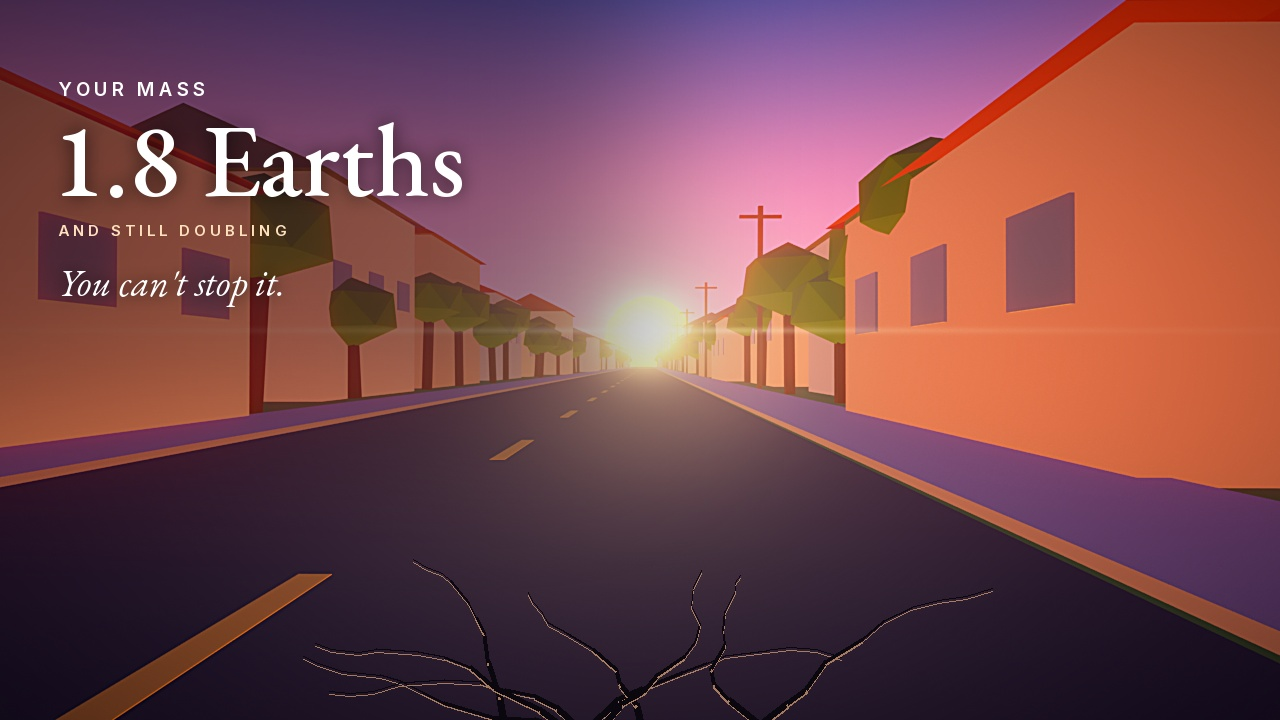
#> input picture videos/heavier/thumbnail.jpg, 1280 x 720 px
$ python -i thumbgrade.py   (imports and definitions only)
#> lines starting #> are read from the running program, lines starting #| are printed output that depends on the picture
#> further down, picture is the input picture: PIL image 1280x720 RGB; mean R, G, B 119.1, 71.4, 77.2
"""Shared 'glossy' grade for thumbnails: deep blacks, S-curve contrast, saturation, a blown-out light source
with bloom + glare, vignette and a light sharpen. Turns a flat low-poly render into a punchy, lit-looking frame.
grade(im, light=(x, y) or None, glow_color=(r, g, b)) -> RGBA image"""
import numpy as np
from PIL import Image, ImageFilter


def grade(im, light=None, glow_color=(255, 214, 160), strength=1.0):
#> called with glow_color = (255, 214, 160), strength = 1
    im = im.convert("RGB"); W, H = im.size
#> after `W, H = im.size`: W = 1280; H = 720
    a = np.asarray(im).astype(np.float32) / 255.0
    # 1. crush blacks a bit + filmic S-curve
    a = np.clip((a - 0.04) / 0.96, 0, 1)
    a = a * a * (3 - 2 * a) * 0.55 + a * 0.45
    # 2. saturation (luma-preserving)
    l = (a @ np.array([0.2126, 0.7152, 0.0722], np.float32))[..., None]
    a = np.clip(l + (a - l) * (1 + 0.25 * strength), 0, 1)
    out = Image.fromarray((a * 255).astype(np.uint8))
    # 3. bloom from highlights
    hi = np.clip((a - 0.72) / 0.28, 0, 1) ** 1.5
    hl = Image.fromarray((hi * 255).astype(np.uint8))
    bloom = np.zeros_like(a)
    for r, w in ((8, 0.6), (30, 0.6), (90, 0.5)):
        bloom += np.asarray(hl.filter(ImageFilter.GaussianBlur(r))).astype(np.float32) / 255.0 * w
    a = np.asarray(out).astype(np.float32) / 255.0
    a = 1 - (1 - a) * (1 - np.clip(bloom * 0.8 * strength, 0, 1))      # screen blend
    # 4. glare from the light source: hot core + wide warm halo
    yy, xx = np.mgrid[0:H, 0:W].astype(np.float32)
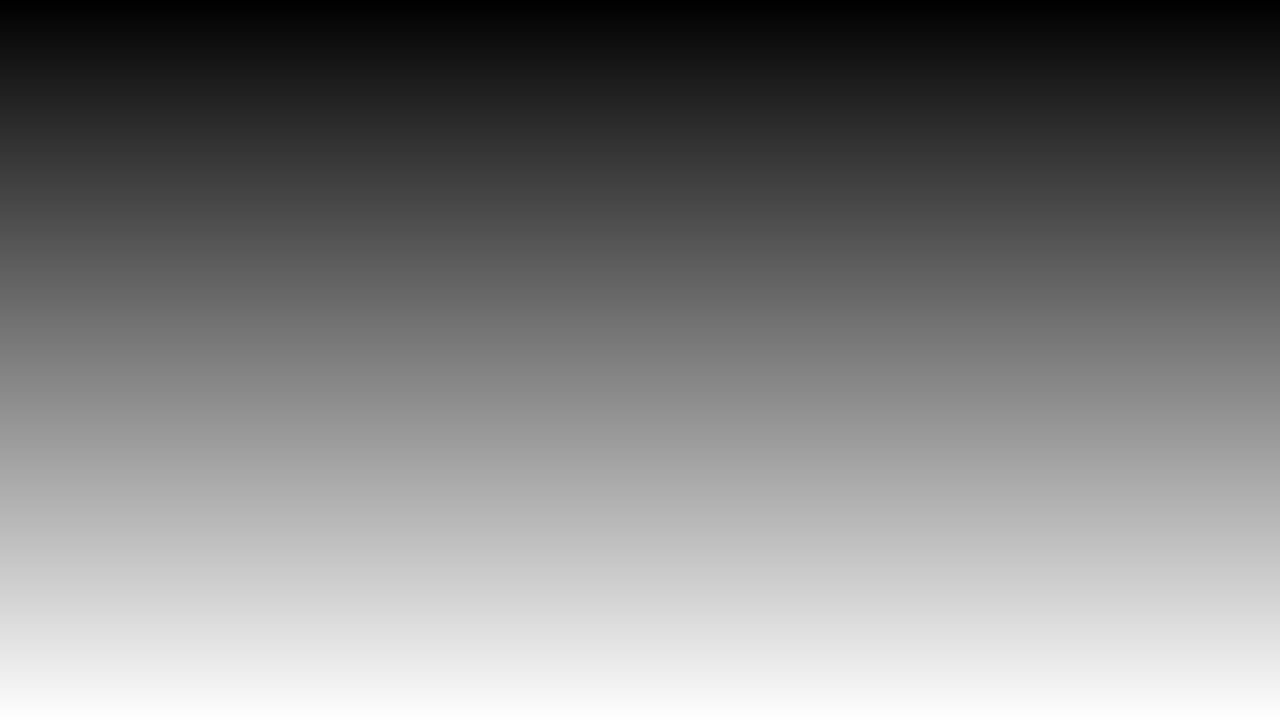
#> yy: shape (720, 1280) float32; min 0, max 719, mean 359.5; drawn with min black and max white
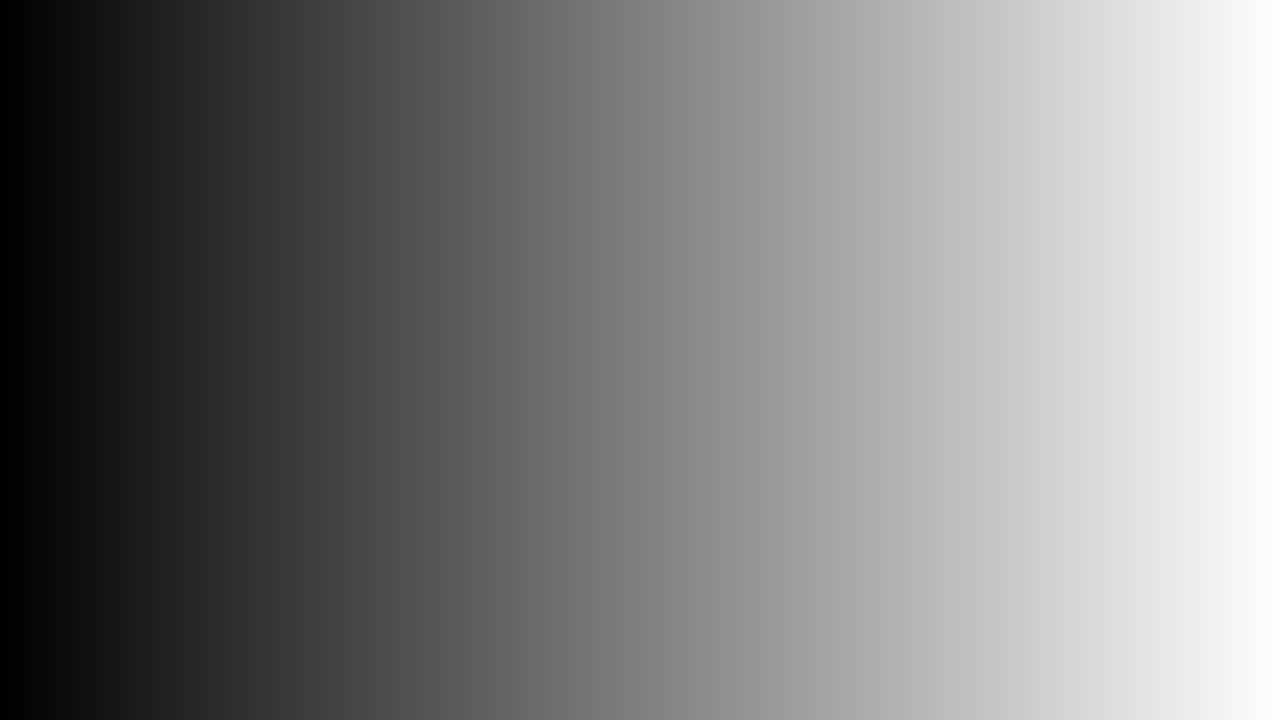
#> xx: shape (720, 1280) float32; min 0, max 1279, mean 639.5; drawn with min black and max white
    if light:
        d = np.hypot(xx - light[0], (yy - light[1]) * 1.15) / W
        gc = np.array(glow_color, np.float32) / 255.0
        halo = (np.exp(-(d / 0.035) ** 2) * 1.0 + np.exp(-(d / 0.12) ** 2) * 0.45 + np.exp(-(d / 0.35) ** 2) * 0.22) * strength
        a = 1 - (1 - a) * (1 - np.clip(halo[..., None] * gc, 0, 1))
        streak = np.exp(-((yy - light[1]) / 3.5) ** 2) * np.exp(-np.abs(xx - light[0]) / (W * 0.18)) * 0.55 * strength
        a = 1 - (1 - a) * (1 - np.clip(streak[..., None] * gc, 0, 1))
    # 5. vignette
    v = np.hypot((xx - W / 2) / (W / 2), (yy - H / 2) / (H / 2))
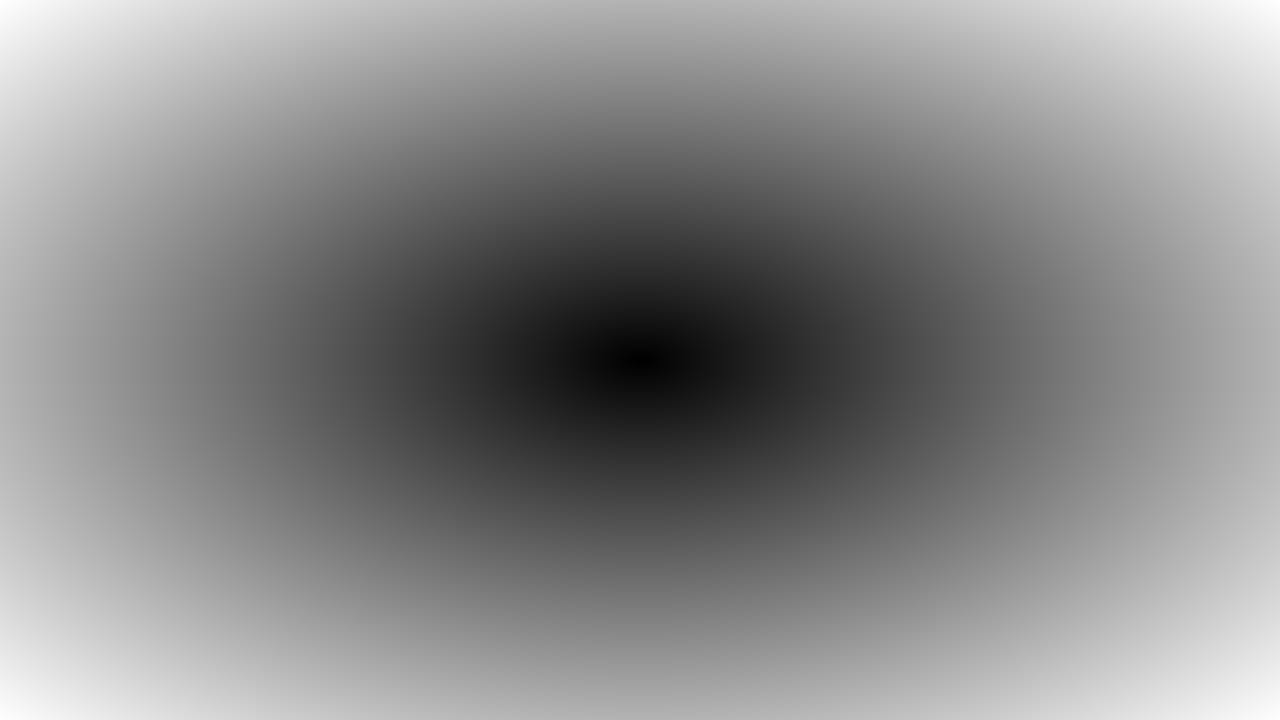
#> v: shape (720, 1280) float32; min 0, max 1.41, mean 0.765; drawn with min black and max white
    a *= (1 - 0.42 * np.clip(v - 0.45, 0, 1) ** 1.6)[..., None]
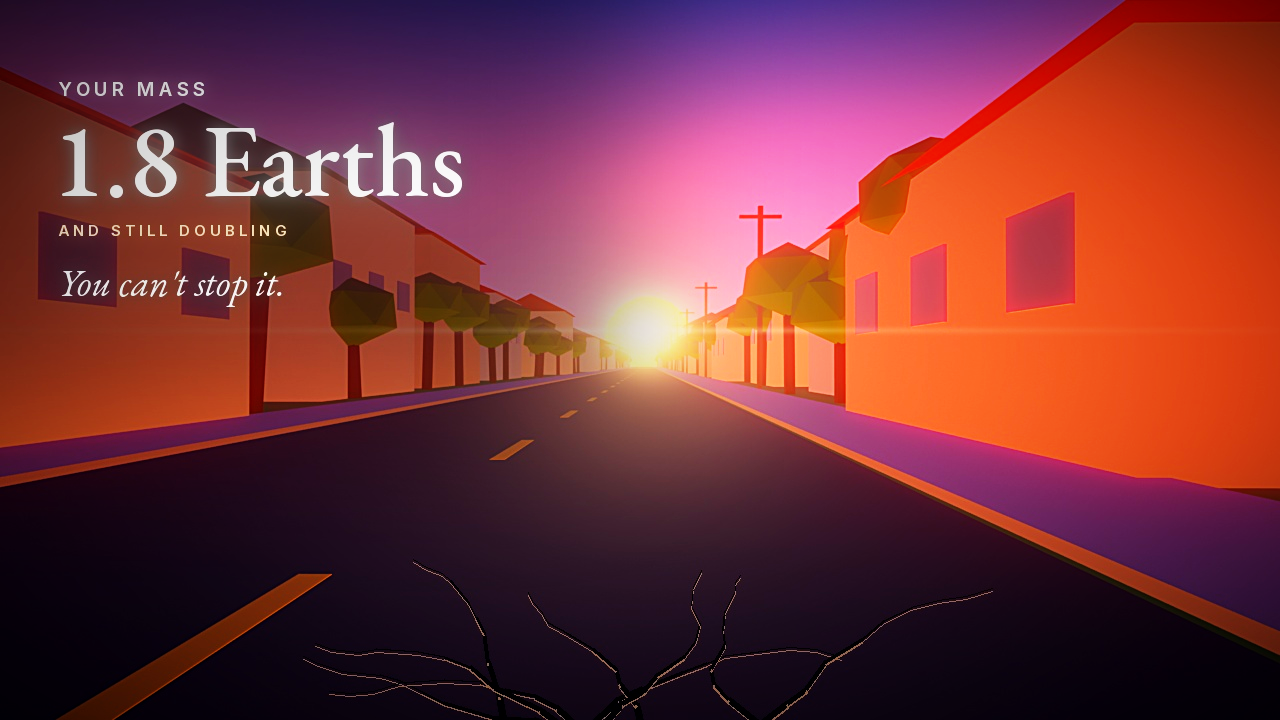
#> a: shape (720, 1280, 3) float32; mean R, G, B 0.468, 0.199, 0.223
    out = Image.fromarray((np.clip(a, 0, 1) * 255).astype(np.uint8))
    return out.filter(ImageFilter.UnsharpMask(radius=2, percent=60, threshold=2)).convert("RGBA")

>>> from PIL import Image
>>> picture = Image.open('../videos/heavier/thumbnail.jpg')
>>> result = grade(picture)

$ run again, on videos/heavier/thumb_base.png
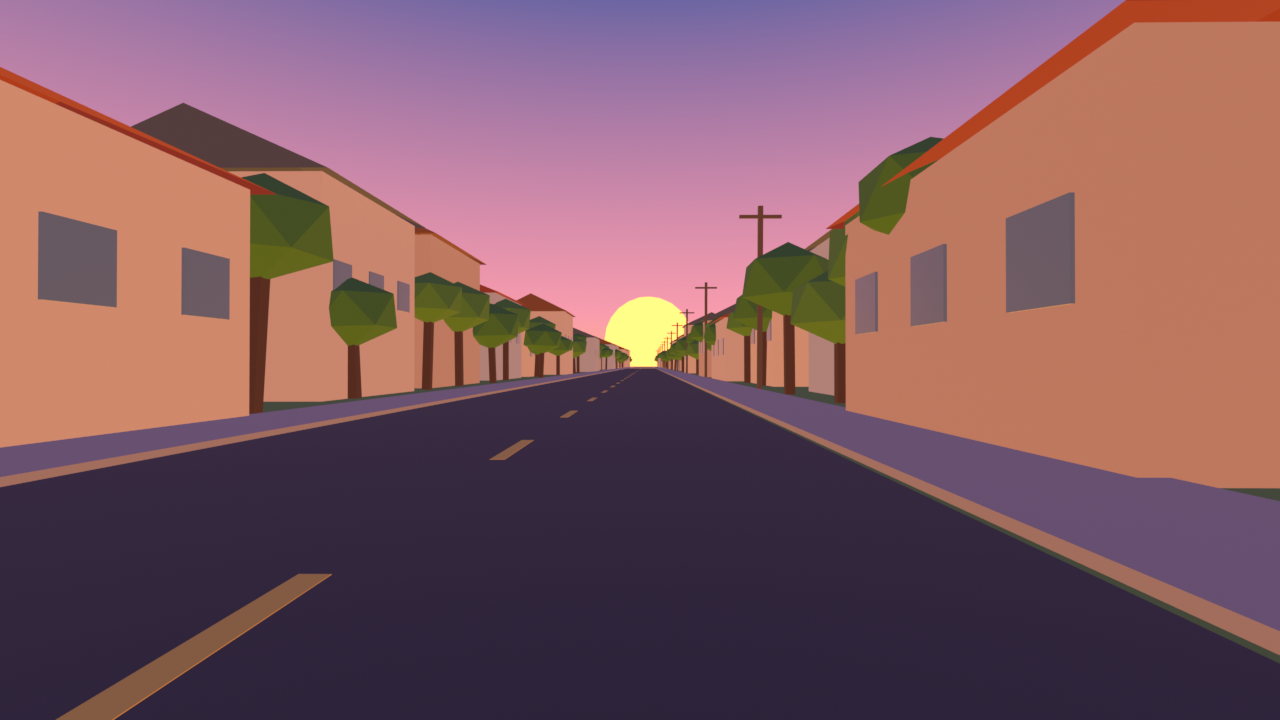
#> input picture videos/heavier/thumb_base.png, 1280 x 720 px
#> picture is the input picture: PIL image 1280x720 RGB; mean R, G, B 127.1, 89.1, 97.5
#> the loop in grade, `for r, w in ((8, 0.6), (30, 0.6), (90, 0.5)):` made 3 passes
#> pass 1, in grade, `bloom += np.asarray(hl.filter(ImageFilter.GaussianBlur(r))).astype(np...`:
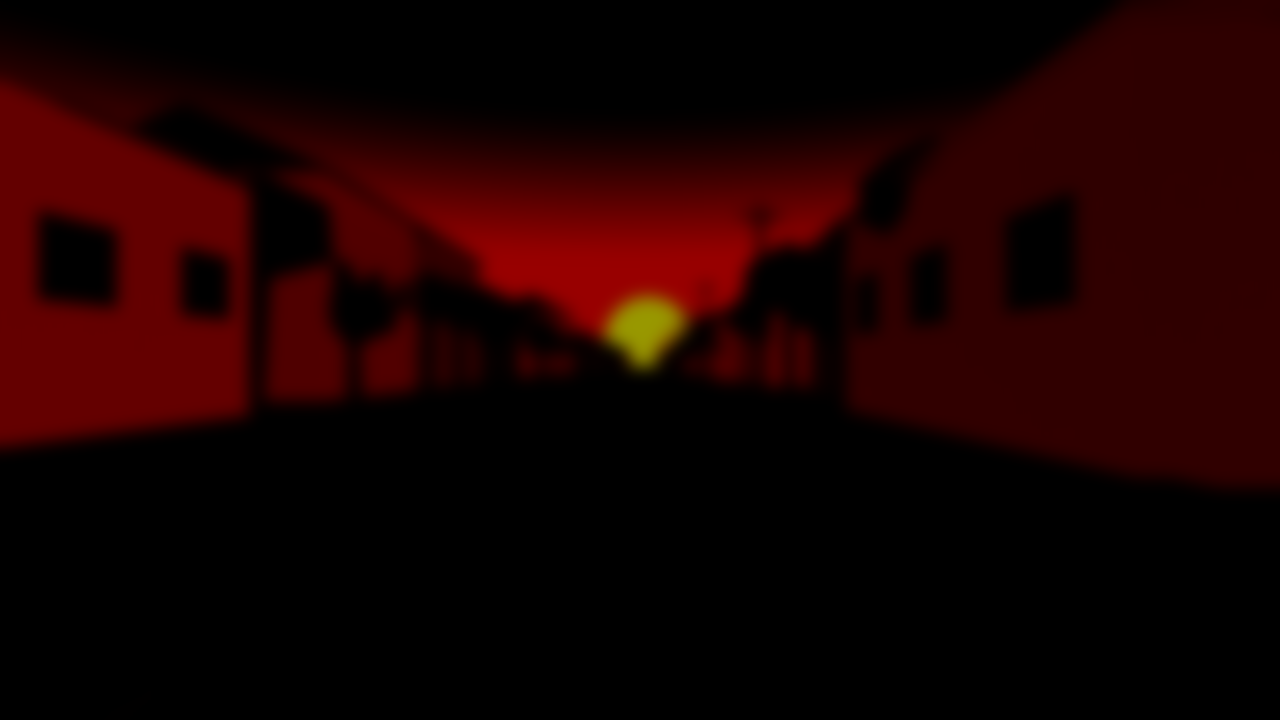
#> bloom: shape (720, 1280, 3) float32; mean R, G, B 0.103, 0.00233, 0
#> in grade, `a *= (1 - 0.42 * np.clip(v - 0.45, 0, 1) ** 1.6)[..., None]`:
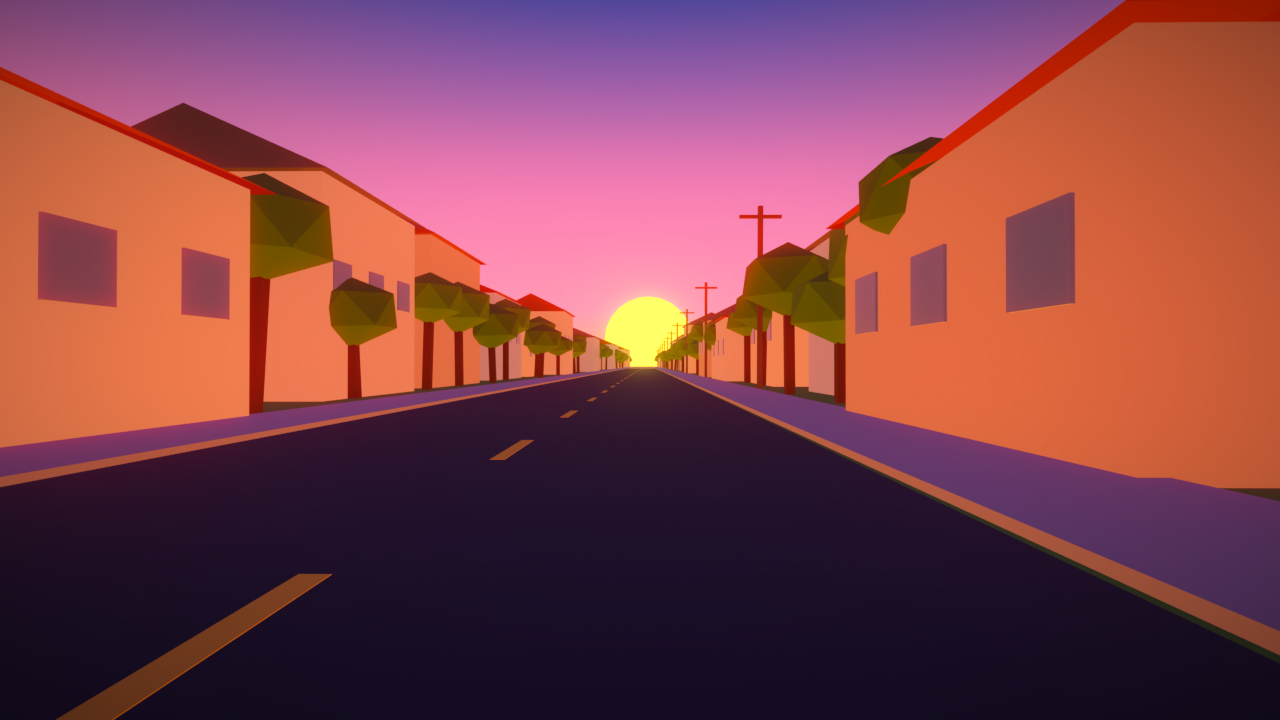
#> a: shape (720, 1280, 3) float32; mean R, G, B 0.506, 0.261, 0.297
